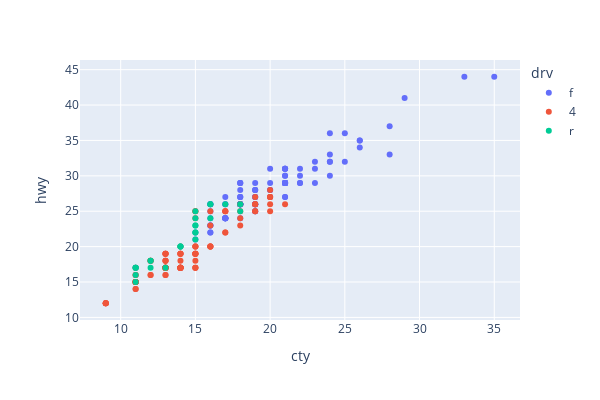

The notebook cell this image was saved under:
### Code cell
px.scatter(data_frame = mpg, x='cty', y='hwy', color = 'drv',
           width = 600, height = 400)

### Figure 1 — Plotly figure (JSON) as saved in the notebook; plotly's stock layout.template omitted (floating-point values rounded to 4 significant figures)
{"data": [{"hovertemplate": "drv=f<br>cty=%{x}<br>hwy=%{y}<extra></extra>", "legendgroup": "f", "marker": {"color": "#636efa", "symbol": "circle"}, "mode": "markers", "name": "f", "orientation": "v", "showlegend": true, "type": "scatter", "x": [18, 21, 20, 21, 16, 18, 18, 19, 22, 18, 18, 17, 18, 17, 16, 16, 17, 17, 11, 15, 15, 16, 16, 28, 24, 25, 23, 24, 26, 25, 24, 21, 18, 18, 21, 21, 18, 18, 19, 19, 19, 20, 20, 17, 16, 17, 21, 19, 23, 23, 19, 19, 18, 19, 19, 18, 16, 17, 18, 16, 21, 21, 21, 21, 18, 18, 19, 21, 21, 21, 22, 18, 18, 18, 24, 24, 26, 28, 26, 21, 19, 21, 22, 17, 33, 21, 19, 22, 21, 21, 21, 16, 17, 35, 29, 21, 19, 20, 20, 21, 18, 19, 21, 16, 18, 17], "xaxis": "x", "y": [29, 29, 31, 30, 26, 26, 27, 27, 30, 26, 29, 26, 24, 24, 22, 22, 24, 24, 17, 22, 21, 23, 23, 33, 32, 32, 29, 32, 34, 36, 36, 29, 26, 27, 30, 31, 26, 26, 28, 26, 29, 28, 27, 24, 24, 24, 29, 27, 31, 32, 27, 26, 26, 25, 25, 26, 26, 27, 28, 25, 29, 27, 31, 31, 26, 26, 28, 27, 29, 31, 31, 26, 26, 27, 30, 33, 35, 37, 35, 29, 26, 29, 29, 24, 44, 29, 26, 29, 29, 29, 29, 23, 24, 44, 41, 29, 26, 28, 29, 29, 29, 28, 29, 26, 26, 26], "yaxis": "y"}, {"hovertemplate": "drv=4<br>cty=%{x}<br>hwy=%{y}<extra></extra>", "legendgroup": "4", "marker": {"color": "#EF553B", "symbol": "circle"}, "mode": "markers", "name": "4", "orientation": "v", "showlegend": true, "type": "scatter", "x": [18, 16, 20, 19, 15, 17, 17, 15, 15, 17, 16, 14, 11, 11, 14, 15, 14, 13, 14, 14, 14, 9, 11, 11, 13, 13, 9, 13, 11, 13, 11, 12, 9, 13, 13, 12, 9, 11, 11, 13, 11, 14, 15, 14, 13, 13, 13, 14, 14, 13, 13, 13, 11, 13, 17, 15, 15, 14, 9, 14, 13, 11, 11, 12, 12, 11, 14, 13, 13, 13, 14, 15, 14, 12, 18, 18, 20, 19, 20, 18, 21, 19, 19, 19, 20, 20, 19, 20, 15, 16, 15, 15, 16, 14, 11, 13, 15, 16, 17, 15, 15, 15, 16], "xaxis": "x", "y": [26, 25, 28, 27, 25, 25, 25, 25, 24, 25, 23, 19, 14, 15, 17, 19, 18, 17, 17, 19, 19, 12, 17, 15, 17, 17, 12, 17, 16, 18, 15, 16, 12, 17, 17, 16, 12, 15, 16, 17, 15, 17, 19, 17, 19, 19, 17, 17, 17, 16, 16, 17, 15, 17, 22, 19, 20, 17, 12, 19, 18, 14, 15, 18, 18, 15, 17, 19, 19, 17, 17, 17, 20, 18, 25, 24, 27, 25, 26, 23, 26, 26, 26, 26, 25, 27, 25, 27, 20, 20, 19, 17, 20, 17, 15, 18, 20, 20, 22, 17, 19, 18, 20], "yaxis": "y"}, {"hovertemplate": "drv=r<br>cty=%{x}<br>hwy=%{y}<extra></extra>", "legendgroup": "r", "marker": {"color": "#00cc96", "symbol": "circle"}, "mode": "markers", "name": "r", "orientation": "v", "showlegend": true, "type": "scatter", "x": [14, 11, 14, 13, 12, 16, 15, 16, 15, 15, 11, 11, 12, 18, 18, 17, 16, 15, 15, 15, 15, 14, 11, 11, 12], "xaxis": "x", "y": [20, 15, 20, 17, 17, 26, 23, 26, 25, 24, 17, 17, 18, 26, 25, 26, 24, 21, 22, 23, 22, 20, 17, 16, 18], "yaxis": "y"}], "layout": {"height": 400, "legend": {"title": {"text": "drv"}, "tracegroupgap": 0}, "margin": {"t": 60}, "width": 600, "xaxis": {"anchor": "y", "autorange": true, "domain": [0, 1], "range": [7.277, 36.72], "title": {"text": "cty"}, "type": "linear"}, "yaxis": {"anchor": "x", "autorange": true, "domain": [0, 1], "range": [9.634, 46.37], "title": {"text": "hwy"}, "type": "linear"}}}
